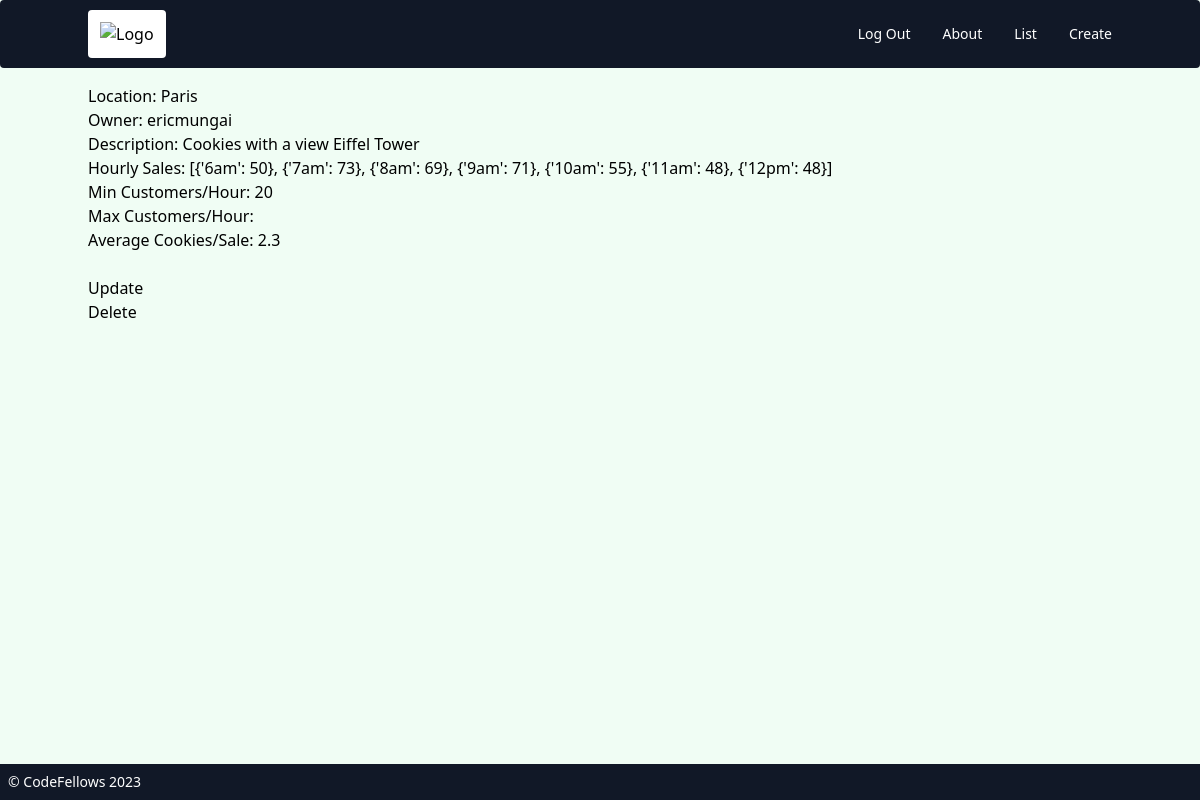
/cookie_stands/4/ (signed in), run on the app's committed database.
### cookie_stands/models.py (models this page shows, shortened)
class CookieStand(models.Model):
    location = models.CharField(max_length=256)
    owner = models.ForeignKey(
        get_user_model(), on_delete=models.CASCADE, null=True, blank=True
    )
    description = models.TextField(blank=True)
    hourly_sales = models.JSONField(default=list, null=True)
    minimum_customers_per_hour = models.IntegerField(default=0)
    maximum_customers_per_hour = models.IntegerField(default=0)
    average_cookies_per_sale = models.FloatField(default=0)

### accounts/models.py (models this page shows)
class CustomUser(AbstractUser):
    pass
    def __str__(self):
        return self.username

### cookie_stands/views_front.py (the view)
class CookieStandDetailView(LoginRequiredMixin, DetailView):
    template_name = "cookie_stands/cookie_stand_detail.html"
    model = CookieStand

### templates/cookie_stands/cookie_stand_detail.html
{% extends 'base.html' %}
{% block content %}
  <div>
    <h2>Location:  {{ object.location }}</h2>
    <p>Owner: {{ object.owner }}</p>
    <p>Description: {{ object.description }}</p>
    <p>Hourly Sales: {{ object.hourly_sales }}</p>
    <p>Min Customers/Hour: {{ object.minimum_customers_per_hour }}</p>
    <p>Max Customers/Hour: {{ object.maximum_customer_per_hour }}</p>
    <p>Average Cookies/Sale: {{ object.average_cookies_per_sale }}</p>
  </div>
  <br>
  <div>
    <p><a href="{% url 'cookie_stand_update' object.pk %}">Update</a></p>
    <p><a href="{% url 'cookie_stand_delete' object.pk %}">Delete</a></p>
  </div>
{% endblock content %}

### data on the page
CookieStand: location "Paris", owner "ericmungai", description "Cookies with a view Eiffel Tower", hourly_sales "[{'6am': 50}, {'7am': 73}, {'8am': 69}, {'9am': 71}, {'10am': 55}, {'11am': 48}, {'12pm': 48}]", minimum_customers_per_hour "20", average_cookies_per_sale "2.3"
